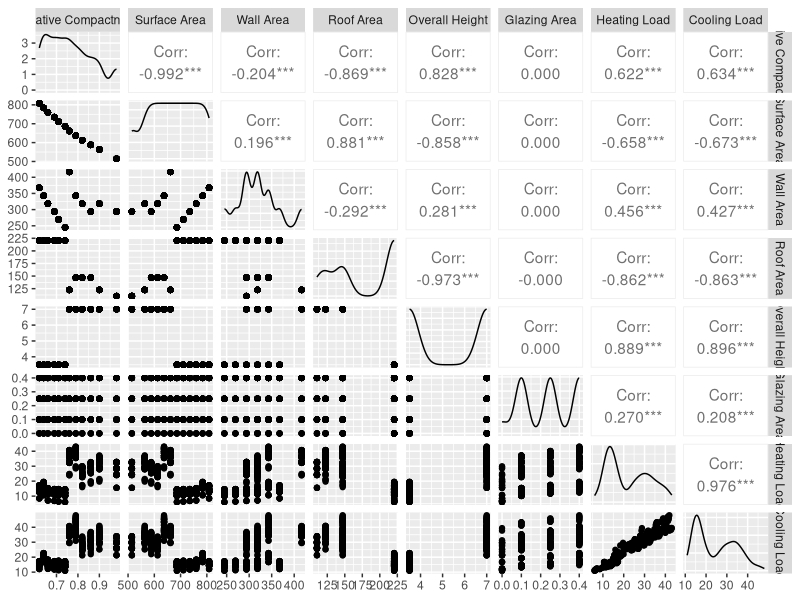
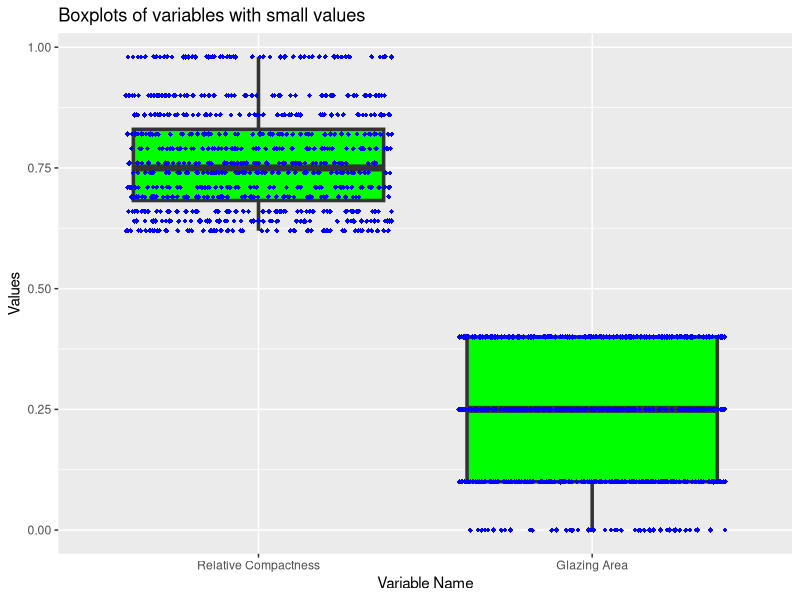
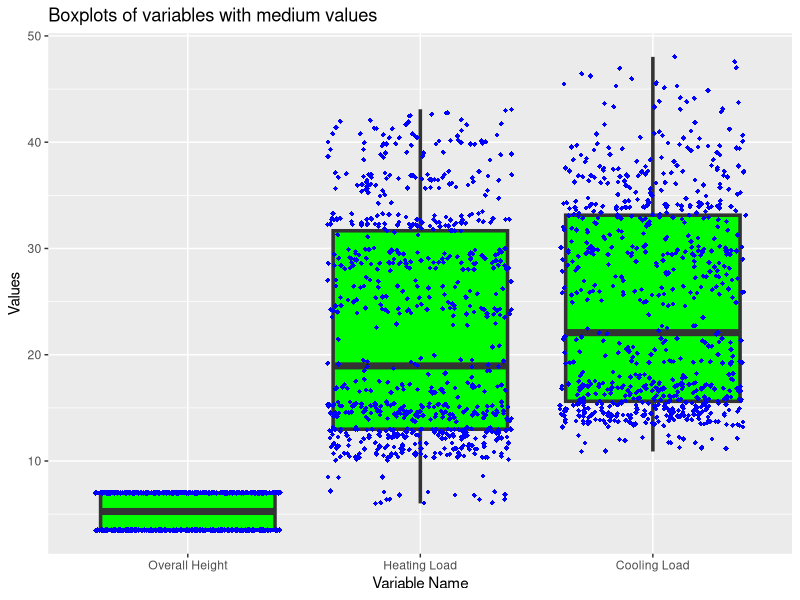
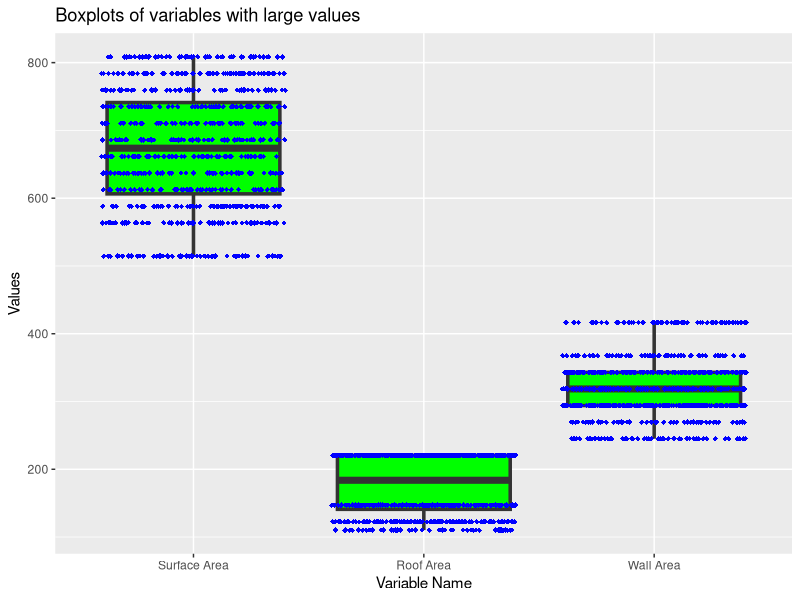
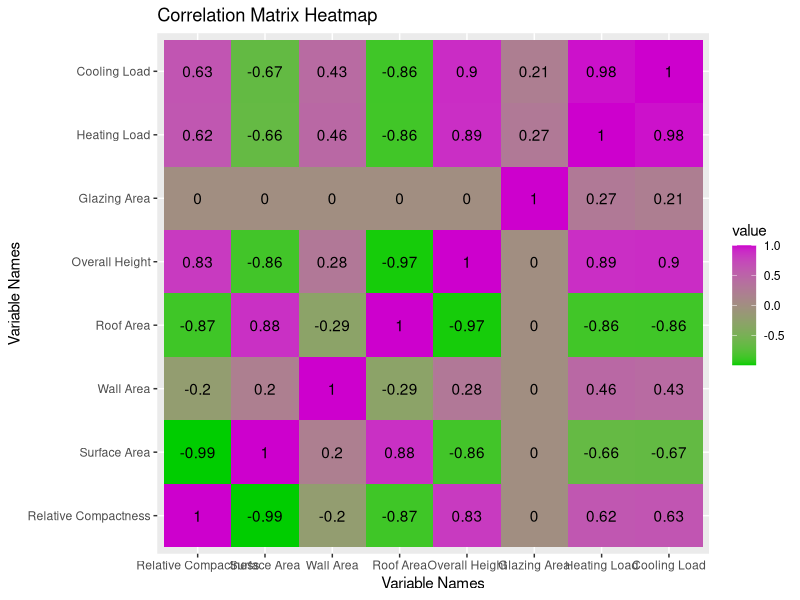
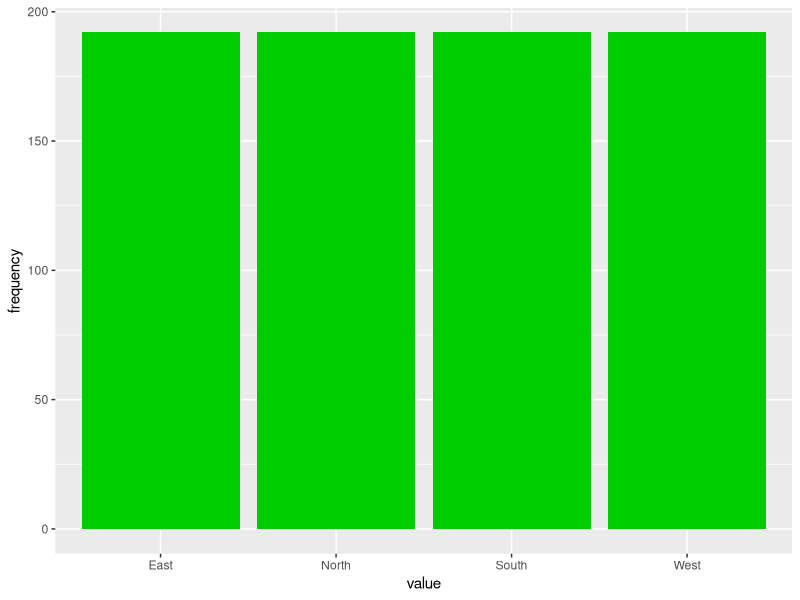
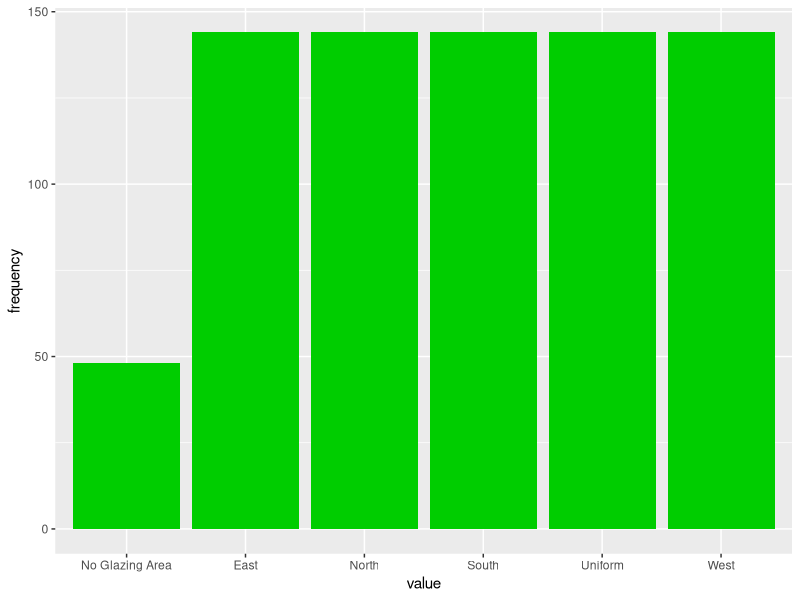
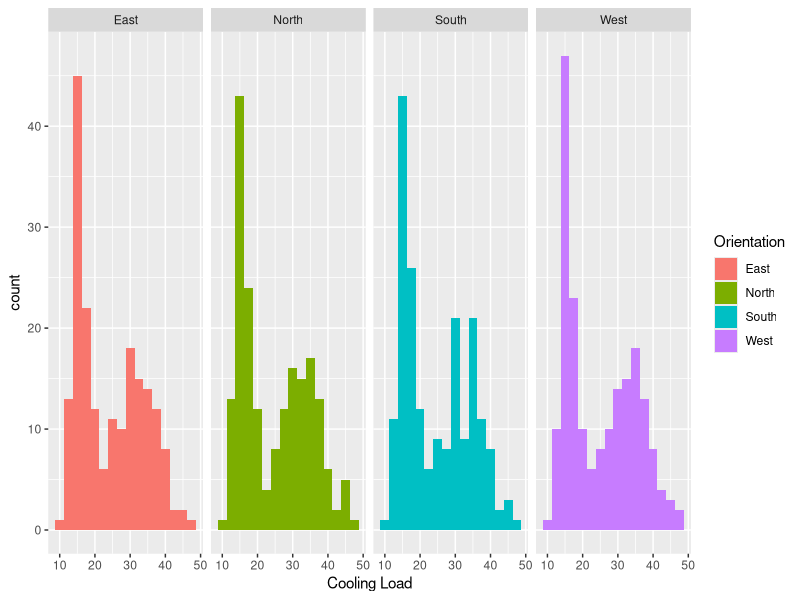

Write the R code that produced these figures, in order.
## ---- chunk 1
library(readxl)
library(ggplot2)
library(dplyr)
library(GGally)
library(reshape2)
## ---- chunk 2
raw_data <- read_excel("./Data/ENB2012_data.xlsx", sheet = 1)
## ---- chunk 3
str(raw_data)
## ---- chunk 4
sum(sapply(raw_data, is.na))
## ---- chunk 5
sapply(raw_data, function(x) { sum(is.na(x)) })
## ---- chunk 6
data <- raw_data
names(data) <- c("Relative Compactness", "Surface Area", "Wall Area", "Roof Area", "Overall Height",
                 "Orientation", "Glazing Area", "Glazing Area Distribution", "Heating Load", "Cooling Load")
## ---- chunk 7
toCategorical <- Vectorize(function(column) {
  switch(as.character(column),
                      "0" = "No Glazing Area",
                      "1" = "Uniform",
                      "2" = "North",
                      "3" = "East",
                      "4" = "South",
                      "5" = "West",
                      NA)
})

data$`Glazing Area Distribution` <- as.factor(toCategorical(data$`Glazing Area Distribution`))
data$Orientation <- as.factor(toCategorical(data$Orientation))

data$`Glazing Area Distribution` <- relevel(data$`Glazing Area Distribution`, "No Glazing Area")
## ---- chunk 8
summary(data)
## ---- chunk 9
data_numeric <- select(data, -`Orientation`, -`Glazing Area Distribution`)
data_categorical <- select(data, `Orientation`, `Glazing Area Distribution`)
## ---- chunk 10
ggpairs(data_numeric)
## ---- chunk 11
small <-select (data_numeric,`Relative Compactness`,`Glazing Area`)

medium <-select (data_numeric,`Overall Height`,`Heating Load`,`Cooling Load`)

large <-select (data_numeric,`Surface Area`,`Roof Area`,`Wall Area`)
## ---- chunk 12
small_long <- melt(small)
ggplot(data=small_long, aes(x = variable, y = value)) +
  geom_boxplot(fill = "green", lwd = 1.2) +
  geom_jitter(height = 0, width = 0.4, shape = 18, color = "blue") +
  ggtitle("Boxplots of variables with small values") +
  xlab("Variable Name") +
  ylab("Values")
## ---- chunk 13
medium_long <- melt(medium)

ggplot(data=medium_long, aes(x = variable, y = value)) +
  geom_boxplot(fill = "green",lwd = 1.2) +
  geom_jitter(height = 0, width = 0.4, shape = 18, color = "blue") +
  ggtitle("Boxplots of variables with medium values") +
  xlab("Variable Name") +
  ylab("Values")
## ---- chunk 14
# Step 2 
large_long <- melt(large)

ggplot(data=large_long, aes(x = variable, y = value)) +
  geom_boxplot(fill = "green", lwd = 1.2) +
  geom_jitter(height = 0, width = 0.4, shape = 18, color = "blue") +
  ggtitle("Boxplots of variables with large values") +
  xlab("Variable Name") +
  ylab("Values")
## ---- chunk 15
correlationMatrix <- cor(data_numeric, method = "pearson")
correlationsLong <- melt(correlationMatrix)

ggplot(data = correlationsLong, aes(x = Var1, y = Var2)) +
  geom_tile(aes(fill = value)) +
  geom_text(aes(label = round(value, 2))) +
  scale_fill_gradient(low = "green3", high = "magenta3") +
  ggtitle("Correlation Matrix Heatmap") +
  xlab("Variable Names") +
  ylab("Variable Names") 
## ---- chunk 16
table(data_categorical$Orientation)
## ---- chunk 17
table1 <- as.data.frame(table(data_categorical$Orientation))
table1 <- rename(table1, value = Var1, frequency = Freq)

ggplot(data = table1, aes(x = value, y = frequency)) +
  geom_bar(stat = "identity", fill = "green3")
## ---- chunk 18
table(data_categorical$`Glazing Area Distribution`)

## ---- chunk 19
table2 <- as.data.frame(table(data_categorical$`Glazing Area Distribution`))
table2 <- rename(table2, value = Var1, frequency = Freq)

ggplot(data = table2, aes(x = value, y = frequency)) +
  geom_bar(stat = "identity", fill = "green3")
## ---- chunk 20
plotData <- select(data, `Cooling Load`, `Orientation`)

ggplot(plotData, aes(x = `Cooling Load`, fill = `Orientation`)) +
  geom_histogram(binwidth = 2.5) +
  facet_grid(~ Orientation)
## ---- chunk 21
plotData <- select(data, `Cooling Load`, `Glazing Area Distribution`)

ggplot(plotData, aes(x = `Cooling Load`, fill = `Glazing Area Distribution`)) +
  geom_histogram(binwidth = 2.5) +
  facet_grid(~ `Glazing Area Distribution`)
